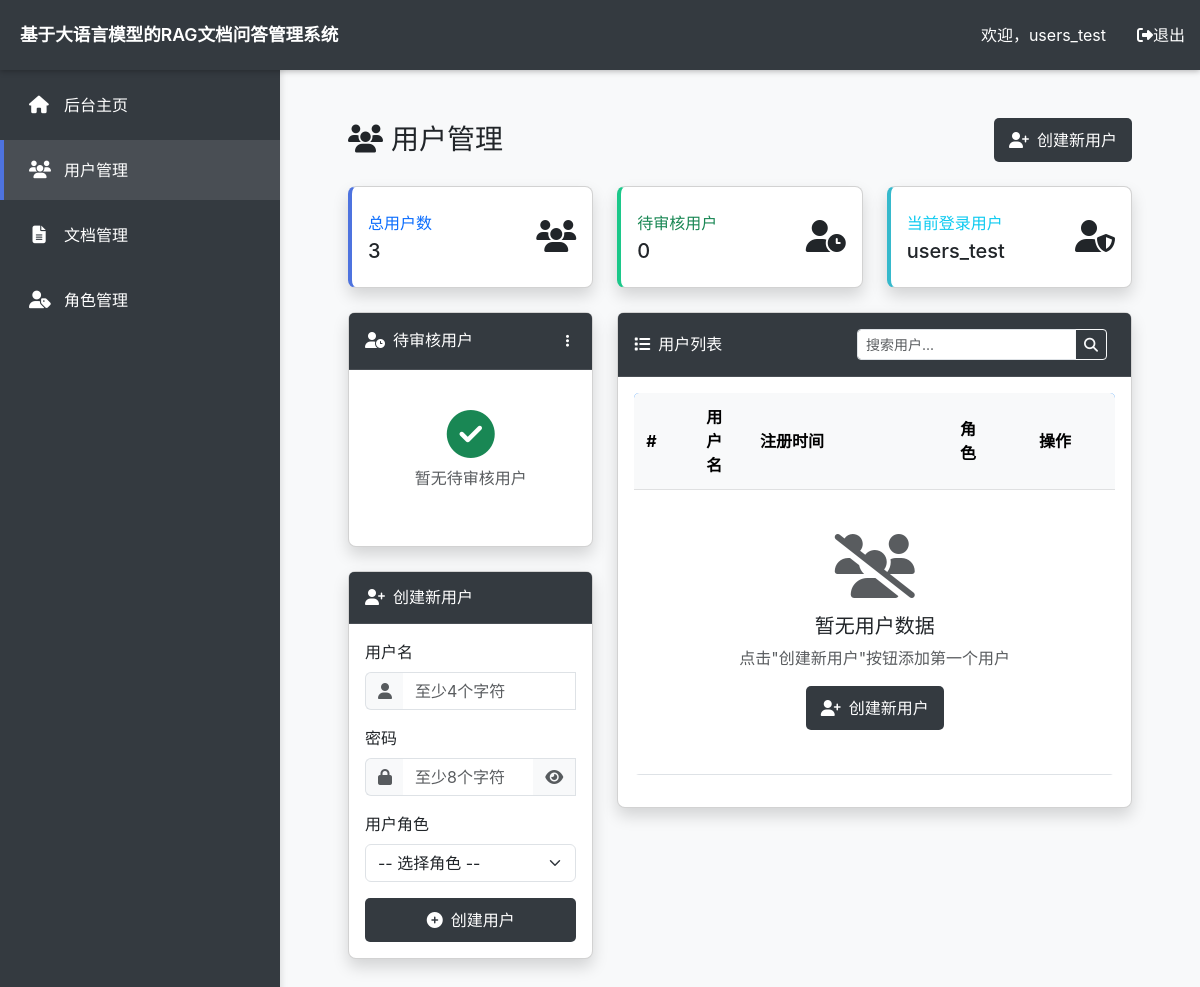
The app's page /admin/users?page=2 (signed in), older data.
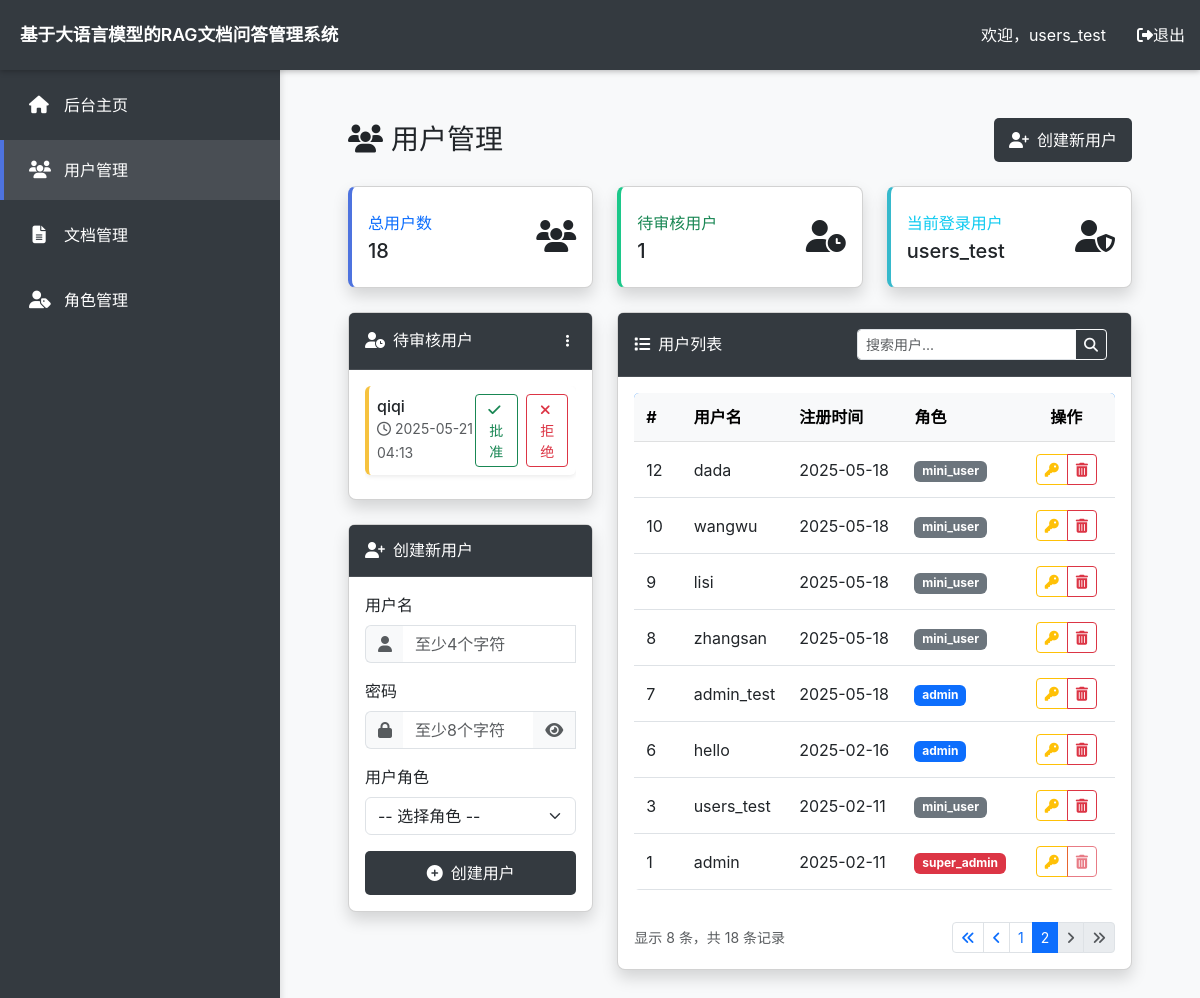
The same page, newer data.
### model.py (models this page shows, shortened)
class PKMixin:
    id = db.Column(db.Integer, primary_key=True, autoincrement=True)

class TimestampMixin:
    created_at = db.Column(
        db.DateTime,
        default=datetime.utcnow,
        server_default=text("CURRENT_TIMESTAMP"),
        nullable=False,
        index=True,
    )
    updated_at = db.Column(
        db.DateTime,
        default=datetime.utcnow,
        onupdate=datetime.utcnow,
        server_default=text("CURRENT_TIMESTAMP"),
        nullable=False,
    )

class User(db.Model, UserMixin, PKMixin, TimestampMixin):
    __tablename__ = 'users'
    username = db.Column(db.String(64), unique=True, nullable=False, index=True)
    password_hash = db.Column(db.String(128), nullable=False)
    approved = db.Column(db.Boolean, default=False, server_default=text('0'))
    role_id = db.Column(db.Integer, db.ForeignKey('user_roles.id'), nullable=True)
    role = db.relationship('UserRole', back_populates='users', lazy='joined')
    sessions = db.relationship(
        'Session', back_populates='user', lazy='dynamic', cascade='all, delete-orphan'
    )
    documents = db.relationship(
        'Document', back_populates='uploader', lazy='dynamic', cascade='all, delete-orphan'
    )

class UserRole(db.Model, PKMixin, TimestampMixin):
    __tablename__ = 'user_roles'
    name = db.Column(db.String(50), unique=True, nullable=False)
    description = db.Column(db.String(255), nullable=True)
    users = db.relationship(
        'User', back_populates='role', lazy='dynamic', cascade='all, delete-orphan'
    )

### app.py (the view)
@app.route('/admin/users', methods=['GET'])
@login_required
def manage_users():
    pending_users = User.query.filter_by(approved=False,
                                         role_id=UserRole.query.filter_by(name='mini_user').first().id).all()
    page = request.args.get('page', 1, type=int)
    per_page = 10
    pagination = User.query.order_by(User.id.desc()).paginate(page=page, per_page=per_page, error_out=False)
    return render_template('manage_users.html', pagination=pagination, pending_users=pending_users,
                           roles=UserRole.query.all())

### app.py (called while the page is built)
@login_manager.user_loader
def load_user(user_id):
    return User.query.get(int(user_id))

@app.before_request
def do_init():
    if not getattr(app, '_vector_init_done', False):
        index_path = os.path.join(app.config['VECTORSTORE_DIR'], "faiss_index")
        document_folder = os.path.join(os.path.dirname(__file__), "../document")
        VectorStoreManager.initialize(index_path=index_path, document_folder=document_folder)
        app._vector_init_done = True

### templates/manage_users.html (shortened to what the changed rows need)
{% extends 'base.html' %}
{% block content %}
<div class="container-fluid p-4">
    <div class="d-sm-flex align-items-center justify-content-between mb-4">
        <h1 class="h3 mb-0 text-gray-800">
            <i class="fas fa-users me-2"></i>用户管理
        </h1>
    </div>
    <div class="row">
        <div class="col-xl-4 col-md-6 mb-4">
            <div class="card border-left-primary shadow h-100 py-2">
                <div class="card-body">
                    <div class="row no-gutters align-items-center">
                        <div class="col mr-2">
                            <div class="text-xs font-weight-bold text-primary text-uppercase mb-1">总用户数</div>
                            <div class="h5 mb-0 font-weight-bold text-gray-800">{{ pagination.total }}</div>
                        </div>
                    </div>
                </div>
            </div>
        </div>
        <div class="col-xl-4 col-md-6 mb-4">
            <div class="card border-left-success shadow h-100 py-2">
                <div class="card-body">
                    <div class="row no-gutters align-items-center">
                        <div class="col mr-2">
                            <div class="text-xs font-weight-bold text-success text-uppercase mb-1">待审核用户</div>
                            <div class="h5 mb-0 font-weight-bold text-gray-800">{{ pending_users|length }}</div>
                        </div>
                    </div>
                </div>
            </div>
        </div>
        <div class="col-xl-4 col-md-12 mb-4">
            <div class="card border-left-info shadow h-100 py-2">
                <div class="card-body">
                    <div class="row no-gutters align-items-center">
                        <div class="col mr-2">
                            <div class="text-xs font-weight-bold text-info text-uppercase mb-1">当前登录用户</div>
                            <div class="h5 mb-0 font-weight-bold text-gray-800"> {{ current_user.username }}</div>
                        </div>
                    </div>
                </div>
            </div>
        </div>
    </div>
    <div class="row">
        <div class="col-lg-4">
            <div class="card shadow mb-4">
                <div class="card-body">
                    <div class="pending-users-container" style="max-height: 300px; overflow-y: auto;">
                        {% if pending_users|length > 0 %}
                        {% for user in pending_users %}
                        <div class="pending-user-item mb-2 p-2 border-left-warning rounded shadow-sm">
                            <div class="d-flex justify-content-between align-items-center">
                                <div>
                                    <h6 class="mb-0 font-weight-bold">{{ user.username }}</h6>
                                    <small class="text-muted">
                                        <i class="far fa-clock me-1"></i>{{ user.created_at.strftime('%Y-%m-%d %H:%M')
                                        }}
                                    </small>
                                </div>
                                <div class="btn-group btn-group-sm">
                                    <form action="{{ url_for('approve_user') }}" method="POST" class="d-inline">
                                        <button type="submit" class="btn btn-outline-success btn-sm">
                                            <i class="fas fa-check me-1"></i>批准
                                        </button>
                                    </form>
                                    <form action="{{ url_for('reject_user') }}" method="POST" class="d-inline ms-2">
                                        <button type="submit" class="btn btn-outline-danger btn-sm">
                                            <i class="fas fa-times me-1"></i>拒绝
                                        </button>
                                    </form>
                                </div>
                            </div>
                        </div>
                        {% endfor %}
                        {% else %}
                        <div class="text-center py-4">
                            <i class="fas fa-check-circle fa-3x text-success mb-2"></i>
                            <p class="text-muted">暂无待审核用户</p>
                        </div>
                        {% endif %}
                    </div>
                </div>
            </div>
        </div>
        <div class="col-lg-8">
            <div class="card shadow mb-4">
                <div class="card-body">
                    <div class="table-responsive">
                        <table class="table table-hover align-middle" id="usersTable">
                            <thead class="table-light">
                            <tr>
                                <th width="60">#</th>
                                <th>用户名</th>
                                <th width="200">注册时间</th>
                                <th>角色</th>
                                <th width="120" class="text-center">操作</th>
                            </tr>
                            </thead>
                            <tbody>
                            {% for user in pagination.items %}
                            <tr>
                                <td>{{ user.id }}</td>
                                <td>{{ user.username }}</td>
                                <td>
                                        <span data-bs-toggle="tooltip" data-bs-placement="top"
                                              title="{{ user.created_at.strftime('%Y-%m-%d %H:%M:%S') }}">
                                            {{ user.created_at.strftime('%Y-%m-%d') }}
                                        </span>
                                </td>
                                <td>
                                        <span class="badge {% if user.role.name == 'super_admin' %}bg-danger
                                              {% elif user.role.name == 'admin' %}bg-primary
                                              {% elif user.role.name == 'mini_user' %}bg-secondary
                                              {% else %}bg-info{% endif %}">
                                            {{ user.role.name }}
                                        </span>
                                </td>
                                <td class="text-center">
                                    <div class="btn-group btn-group-sm">
                                        <button type="button" class="btn btn-outline-warning"
                                                onclick="resetPassword('{{ user.id }}', '{{ user.username }}')"
                                                data-bs-toggle="tooltip" title="重置密码">
                                            <i class="fas fa-key"></i>
                                        </button>
                                        {% if user.role.name != 'super_admin' %}
                                        <button type="button" class="btn btn-outline-danger"
                                                onclick="confirmDelete('{{ user.id }}', '{{ user.username }}')"
                                                data-bs-toggle="tooltip" title="删除用户">
                                            <i class="fas fa-trash-alt"></i>
                                        </button>
                                        {% else %}
                                        <button type="button" class="btn btn-outline-danger" disabled
                                                data-bs-toggle="tooltip" title="超级管理员不可删除">
                                            <i class="fas fa-trash-alt"></i>
                                        </button>
                                        {% endif %}
                                    </div>
                                </td>
                            </tr>
                            {% else %}
                            <tr>
                                <td colspan="5" class="text-center py-5">
                                    <div class="empty-state">
                                        <i class="fas fa-users-slash fa-4x text-muted mb-3"></i>
                                        <h5>暂无用户数据</h5>
                                        <p class="text-muted">点击"创建新用户"按钮添加第一个用户</p>
                                        <button class="btn btn-primary" data-bs-toggle="modal"
                                                data-bs-target="#addUserModal">
                                            <i class="fas fa-user-plus me-2"></i>创建新用户
                                        </button>
                                    </div>
                                </td>
                            </tr>
                            {% endfor %}
                            </tbody>
                        </table>
                    </div>
                    {% if pagination.pages > 1 %}
                    <div class="d-flex justify-content-between align-items-center mt-3">
                        <div class="text-muted small">
                            显示 {{ pagination.items|length }} 条，共 {{ pagination.total }} 条记录
                        </div>
                        <nav aria-label="Page navigation">
                            <ul class="pagination pagination-sm mb-0">
                                <li class="page-item {% if not pagination.has_prev %}disabled{% endif %}">
                                    <a class="page-link" href="?page=1" aria-label="First">
                                        <span aria-hidden="true"><i class="fas fa-angle-double-left"></i></span>
                                    </a>
                                </li>
                                <li class="page-item {% if not pagination.has_prev %}disabled{% endif %}">
                                    <a class="page-link" href="?page={{ pagination.prev_num }}" aria-label="Previous">
                                        <span aria-hidden="true"><i class="fas fa-angle-left"></i></span>
                                    </a>
                                </li>
                                {% for page_num in pagination.iter_pages(left_edge=1, right_edge=1, left_current=2,
                                right_current=2) %}
                                {% if page_num %}
                                <li class="page-item {% if page_num == pagination.page %}active{% endif %}">
                                    <a class="page-link" href="?page={{ page_num }}">{{ page_num }}</a>
                                </li>
                                {% else %}
                                <li class="page-item disabled">
                                    <span class="page-link">…</span>
                                </li>
                                {% endif %}
                                {% endfor %}
                                <li class="page-item {% if not pagination.has_next %}disabled{% endif %}">
                                    <a class="page-link" href="?page={{ pagination.next_num }}" aria-label="Next">
                                        <span aria-hidden="true"><i class="fas fa-angle-right"></i></span>
                                    </a>
                                </li>
                                <li class="page-item {% if not pagination.has_next %}disabled{% endif %}">
                                    <a class="page-link" href="?page={{ pagination.pages }}" aria-label="Last">
                                        <span aria-hidden="true"><i class="fas fa-angle-double-right"></i></span>
                                    </a>
                                </li>
                            </ul>
                        </nav>
                    </div>
                    {% endif %}
                </div>
            </div>
        </div>
    </div>
</div>
{% endblock %}

### templates/base.html (shortened to what this page needs)
<!DOCTYPE html>
<html lang="zh-CN">
<head>
  <link rel="stylesheet" href="https://cdnjs.cloudflare.com/ajax/libs/font-awesome/6.4.0/css/all.min.css">
  <link href="https://cdn.jsdelivr.net/npm/bootstrap@5.3.0/dist/css/bootstrap.min.css" rel="stylesheet">
  <link rel="stylesheet" href="{{ url_for('static', filename='css/style.css') }}">
</head>
<body>
  <nav class="navbar navbar-dark navbar-top">
    <div class="container-fluid px-0">
      <a class="navbar-brand" href="{{ url_for('admin_index') }}">基于大语言模型的RAG文档问答管理系统</a>
      <div class="user-info">
        <span class="nav-user">欢迎，{{ current_user.username if current_user.is_authenticated else 'Guest' }}</span>
        <a href="#" class="nav-link logout-link" data-bs-toggle="modal" data-bs-target="#logoutModal">
          <i class="fas fa-sign-out-alt"></i> 退出
        </a>
      </div>
    </div>
  </nav>
  <div class="sidebar" id="sidebar">
    <ul class="sidebar-menu">
      <li>
        <a href="{{ url_for('admin_index') }}" class="{% if request.path == url_for('admin_index') %}active{% endif %}">
          <i class="fas fa-home"></i> 后台主页
        </a>
      </li>
      <li>
        <a href="{{ url_for('manage_users') }}" class="{% if request.path == url_for('manage_users') %}active{% endif %}">
          <i class="fas fa-users"></i> 用户管理
        </a>
      </li>
      <li>
        <a href="{{ url_for('manage_docs') }}" class="{% if request.path == url_for('manage_docs') %}active{% endif %}">
          <i class="fas fa-file-alt"></i> 文档管理
        </a>
      </li>
      <li>
        <a href="{{ url_for('manage_roles') }}" class="{% if request.path == url_for('manage_roles') %}active{% endif %}">
          <i class="fas fa-user-tag"></i> 角色管理
        </a>
      </li>
    </ul>
  </div>
  <main class="main-content">
    <div class="container-fluid p-4">
      {% block content %}{% endblock %}
    </div>
  </main>
</body>
</html>

Row changes from the older to the newer data that the page shows:
now on one of the page's lists (row edited): User: id "3", username "users_test", created_at "2025-02-11", role.name "mini_user"
added User: username "qiqi", created_at "2025-05-21 04:13", shown under "待审核用户"
added User: id "12", username "dada", created_at "2025-05-18", role.name "mini_user", shown under "用户列表"
added User: id "10", username "wangwu", created_at "2025-05-18", role.name "mini_user", shown under "用户列表"
added User: id "9", username "lisi", created_at "2025-05-18", role.name "mini_user", shown under "用户列表"
added User: id "8", username "zhangsan", created_at "2025-05-18", role.name "mini_user", shown under "用户列表"
added User: id "7", username "admin_test", created_at "2025-05-18", role.name "admin", shown under "用户列表"
now on this page (row edited): User: id "6", username "hello", created_at "2025-02-16", role.name "admin", shown under "用户列表"
now on this page (row edited): User: id "1", username "admin", created_at "2025-02-11", role.name "super_admin", shown under "用户列表"
Text that changed along with them:
{{ pagination.total }}: "3" → "18"
{{ pending_users|length }}: "0" → "1"
{{ pagination.items|length }}: (not shown) → "8"
{{ pagination.total }}: (not shown) → "18"
text no longer shown: "暂无待审核用户 暂无用户数据 点击\"创建新用户\"按钮添加第一个用户 创建新用户"
text now shown: "显示 条，共 条记录"
new list line: "1"
new list line: "2"
